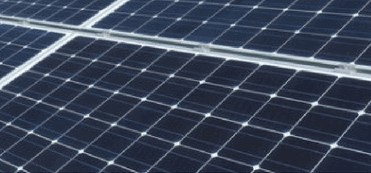
#> input picture vis_algorithms/Matches FLANN/image1.jpg, 371 x 173 px
$ python example_matchesFLANN.py
#> lines starting #> are read from the running program, lines starting #| are printed output that depends on the picture
import numpy as np
import cv2
from matplotlib import pyplot as plt
img1 = cv2.imread('image1.jpg',0)          # queryImage
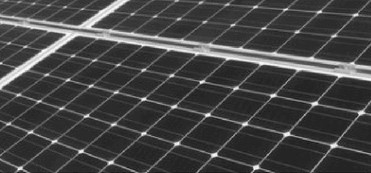
#> img1: shape (173, 371); min 15, max 255, mean 68.7
img2 = cv2.imread('image2.png',0) # trainImage
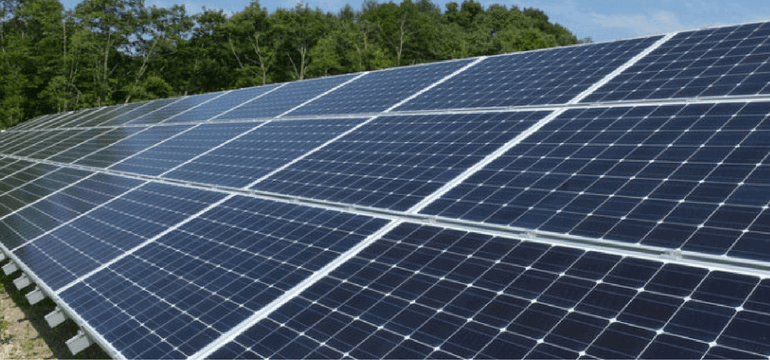
#> input picture vis_algorithms/Matches FLANN/image2.png, 770 x 360 px
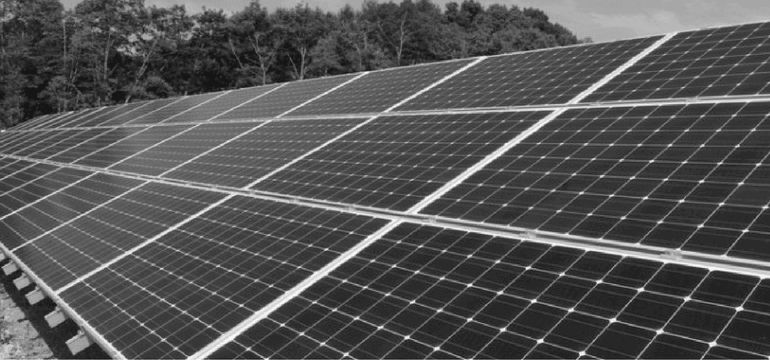
#> img2: shape (360, 770); min 21, max 247, mean 84
# Initiate SIFT detector
sift = cv2.xfeatures2d.SIFT_create()
# find the keypoints and descriptors with SIFT
kp1, des1 = sift.detectAndCompute(img1,None)
#> kp1 = 402 keypoints; strongest (x, y, size): (256, 167, 3.8), (214, 155, 3.7), (208, 115, 3.2), (287, 134, 4)
kp2, des2 = sift.detectAndCompute(img2,None)
#> kp2 = 2647 keypoints; strongest (x, y, size): (540, 341, 3.7), (582, 353, 3.8), (534, 301, 3.2), (739, 309, 4.2)
# FLANN parameters
FLANN_INDEX_KDTREE = 0
index_params = dict(algorithm = FLANN_INDEX_KDTREE, trees = 5)
search_params = dict(checks=50)   # or pass empty dictionary
flann = cv2.FlannBasedMatcher(index_params,search_params)
matches = flann.knnMatch(des1,des2,k=2)
#> matches = 402 matches
# Need to draw only good matches, so create a mask
matchesMask = [[0,0] for i in range(len(matches))]
#> matchesMask = 402 pairs, first value 0 to 0, second value 0 to 0
# ratio test as per Lowe's paper
for i,(m,n) in enumerate(matches):
    if m.distance < 0.7*n.distance:
        matchesMask[i]=[1,0]
#> after the loop, matchesMask = 402 pairs, first value 0 to 1, second value 0 to 0
draw_params = dict(matchColor = (0,255,0),
                   singlePointColor = (0,0,255),
                   matchesMask = matchesMask[:100],
                   flags = 0)
#> draw_params = 4 items
img3 = cv2.drawMatchesKnn(img1,kp1,img2,kp2,matches[:100],None,**draw_params)
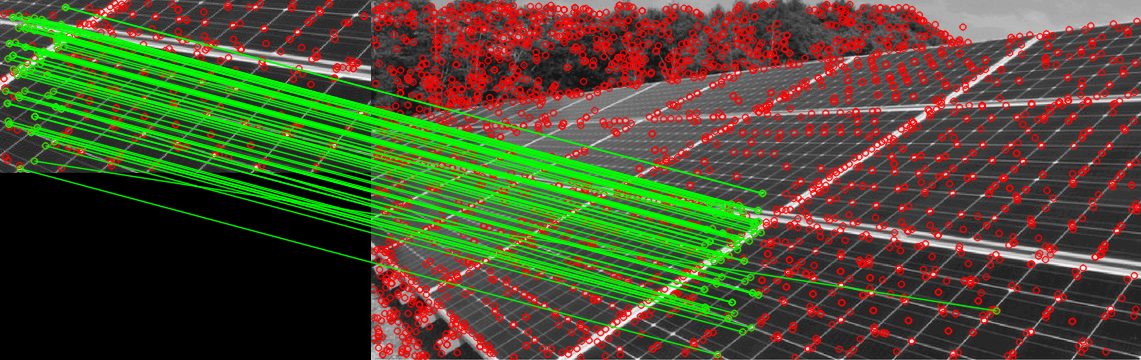
#> img3: shape (360, 1141, 3); mean of channels 0, 1, 2 48.4, 77.8, 76.3; drawn as B, G, R
cv2.imwrite('matches1.png',img3)
